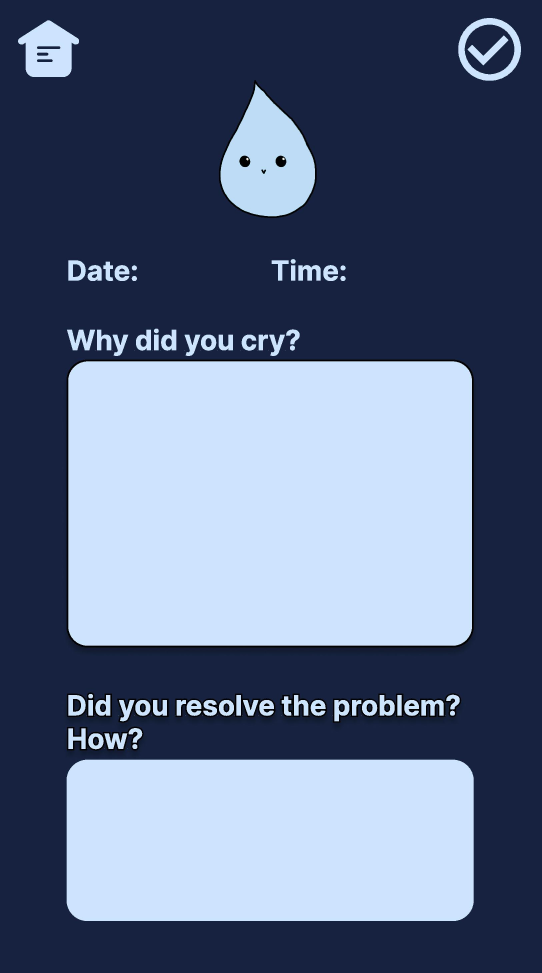
#> input picture backgrounds/log-page-001.jpg, 1625 x 2917 px (shown at 1/3 size)
$ python sobLog.py
#> lines starting #> are read from the running program, lines starting #| are printed output that depends on the picture
from cmu_graphics import *
from buttonsClass import *
from sobLogClass import *
from PIL import Image

image2 = Image.open('backgrounds/log-page-001.jpg')
#> image2 is the input picture: PIL image 1625x2917 RGB; mean R, G, B 91.7, 106.6, 134.9
image2 = image2.resize((390, 700))
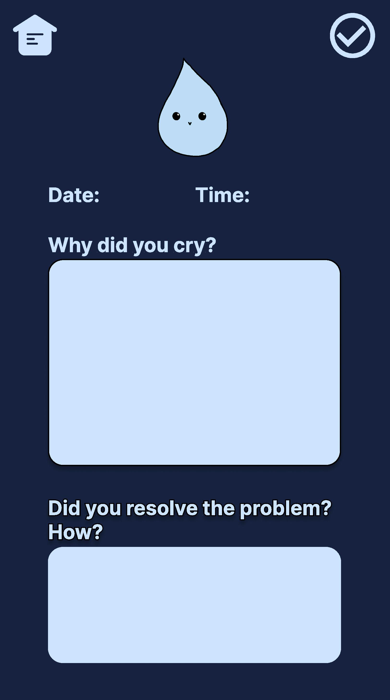
#> image2: PIL image 390x700 RGB; mean R, G, B 91.7, 106.6, 134.8
#> (the run stopped early here; a loop or call above may not have finished)

$ run again, with backgrounds/friends.jpg copied over backgrounds/log-page-001.jpg
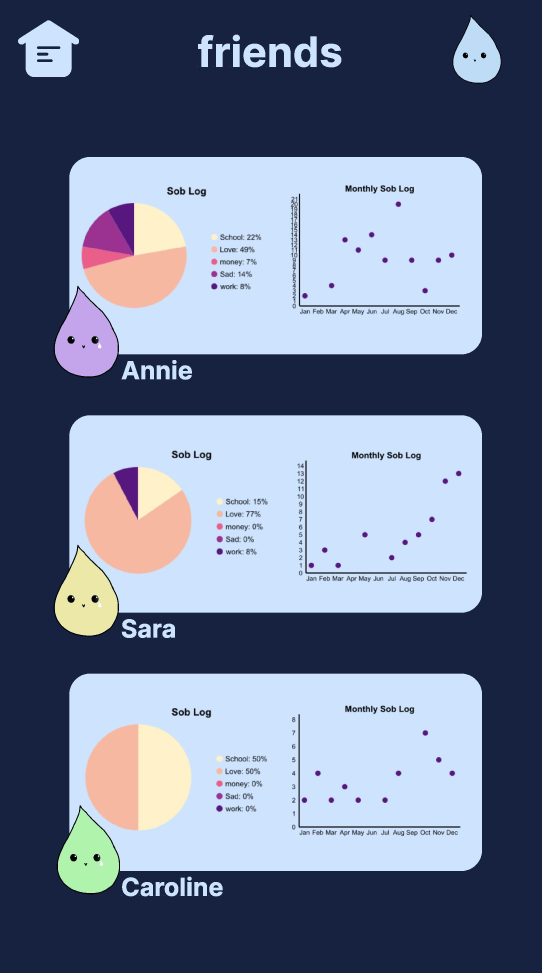
#> input picture backgrounds/friends.jpg, 1625 x 2917 px (shown at 1/3 size)
#> image2 is the input picture: PIL image 1625x2917 RGB; mean R, G, B 111.5, 123.3, 148.6
#> `image2 = image2.resize((390, 700))`:
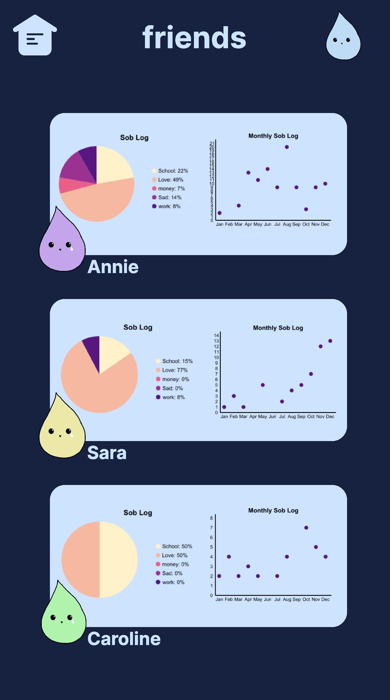
#> image2: PIL image 390x700 RGB; mean R, G, B 111.5, 123.3, 148.5
